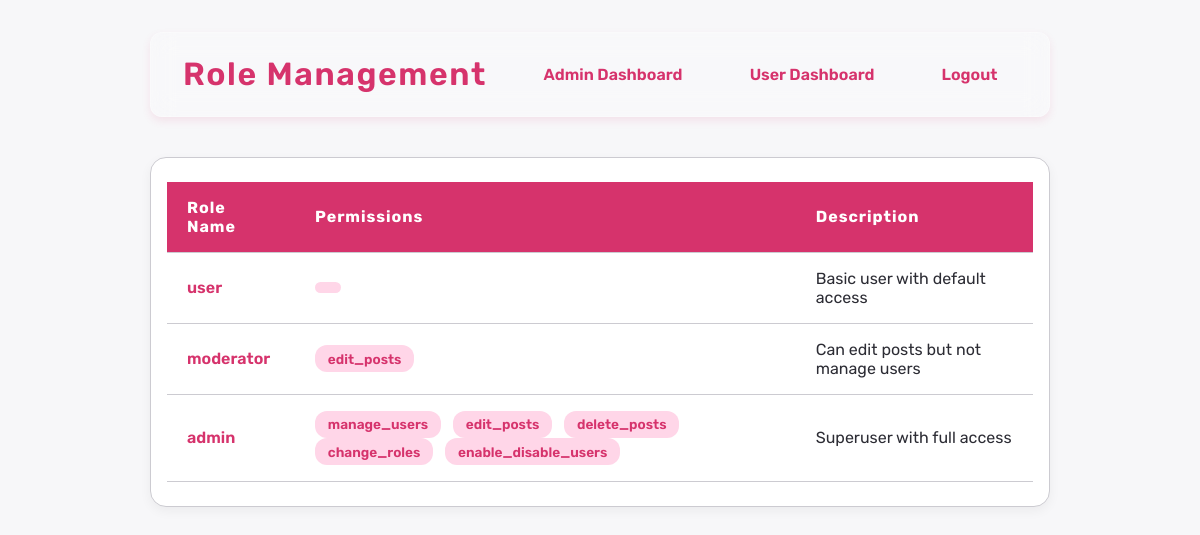
Screenshot of /roles (signed in) with the database file from the repository.
### tables this page shows
CREATE TABLE roles (
            id INTEGER PRIMARY KEY AUTOINCREMENT,
            name TEXT UNIQUE NOT NULL,
            permissions TEXT NOT NULL
        );

### app.py (the view)
@app.route('/roles')
@admin_required
def view_roles():
    db = get_db()
    roles = db.execute('SELECT * FROM roles ORDER BY id DESC').fetchall()
    role_descriptions = {
        'admin': 'Superuser with full access',
        'moderator': 'Can edit posts but not manage users',
        'user': 'Basic user with default access'
    }
    return render_template('admin/roles.html', roles=roles, descriptions=role_descriptions)

### app.py (called while the page is built)
def get_db():
    conn = sqlite3.connect(DB_FILE)
    conn.row_factory = sqlite3.Row
    return conn

def admin_required(f):
    @wraps(f)
    def decorated_function(*args, **kwargs):
        if 'user' not in session:
            flash('Login required.', 'warning')
            return redirect(url_for('login'))
        row = get_db().execute('SELECT role FROM users WHERE username = ?', (session['user'],)).fetchone()
        if not row or row['role'] != 'admin':
            flash('Admin access only.', 'danger')
            return redirect(url_for('dashboard'))
        return f(*args, **kwargs)
    return decorated_function

@app.context_processor
def inject_permissions():
    role_permissions = {
        'admin': ['manage_users', 'edit_posts', 'delete_posts', 'change_roles', 'enable_disable_users'],
        'moderator': ['edit_posts'],
        'user': []
    }
    user_role = session.get('role', 'user')
    return dict(role_permissions=role_permissions, user_role=user_role)

### templates/admin/roles.html (shortened to what this page needs)
<!DOCTYPE html>
<html lang="en">
<head>
</head>
<body>
  <header>
    <h1>Role Management</h1>
    <nav>
      <a href="{{ url_for('admin_dashboard') }}">Admin Dashboard</a>
      <a href="{{ url_for('dashboard') }}">User Dashboard</a>
      <a href="{{ url_for('logout') }}">Logout</a>
    </nav>
  </header>
  <div class="table-container">
    <table>
      <thead>
        <tr>
          <th>Role Name</th>
          <th>Permissions</th>
          <th>Description</th>
        </tr>
      </thead>
      <tbody>
        {% for role in roles %}
        <tr>
          <td data-label="Role Name">{{ role.name }}</td>
          <td data-label="Permissions">
            {% for perm in role.permissions.split(',') %}
              <span class="badge">{{ perm.strip() }}</span>
            {% endfor %}
          </td>
          <td data-label="Description">{{ descriptions.get(role.name, 'No description') }}</td>
        </tr>
        {% else %}
        <tr>
          <td colspan="3">No roles found.</td>
        </tr>
        {% endfor %}
      </tbody>
    </table>
  </div>
</body>
</html>

### templates/admin/roles.html (style rules this page uses)
:root { --pink: #d6336c; --white: #ffffff; --gray-light: #f7f7f9; --gray-mid: #cccbd1; --text-dark: #2c2c34; --glass-bg: rgba(255, 255, 255, 0.15); --glass-border: rgba(255, 255, 255, 0.3); }
* { margin: 0; padding: 0; box-sizing: border-box; }
body { font-family: 'Rubik', sans-serif; background: var(--gray-light); color: var(--text-dark); padding: 2rem; min-height: 100vh; display: flex; flex-direction: column; align-items: center; }
header { width: 100%; max-width: 900px; background: var(--glass-bg); backdrop-filter: blur(12px); border-radius: 12px; padding: 1.4rem 2rem; display: flex; justify-content: space-between; align-items: center; margin-bottom: 2.5rem; border: 1px solid var(--glass-border); box-shadow: 0 4px 8px rgb(214 51 108 / 0.1); }
header h1 { color: var(--pink); font-size: 2rem; font-weight: 600; letter-spacing: 0.05em; }
nav a { color: var(--pink); margin-left: 1.5rem; text-decoration: none; padding: 0.5rem 1.1rem; border-radius: 8px; font-weight: 600; border: 2px solid transparent; transition: all 0.25s ease; background: transparent; }
.table-container { width: 100%; max-width: 900px; background: var(--white); border-radius: 16px; padding: 1.5rem 1rem; box-shadow: 0 4px 12px rgb(0 0 0 / 0.05); border: 1px solid var(--gray-mid); }
table { width: 100%; border-collapse: collapse; font-size: 1rem; color: var(--text-dark); }
thead { background: var(--pink); color: var(--white); border-radius: 12px; }
th, td { padding: 1rem 1.25rem; text-align: left; border-bottom: 1px solid var(--gray-mid); }
th { font-weight: 700; letter-spacing: 0.06em; user-select: none; }
td:first-child { font-weight: 600; color: var(--pink); }
.badge { display: inline-block; padding: 0.35rem 0.8rem; border-radius: 12px; background: #ffd6e8; color: var(--pink); font-size: 0.85rem; font-weight: 600; margin-right: 0.5rem; user-select: none; white-space: nowrap; }

### rows the page displays
roles: name "user", get "Basic user with default access"
roles: name "moderator", strip "edit_posts", get "Can edit posts but not manage users"
roles: name "admin", strip "manage_users" "edit_posts" "delete_posts" "change_roles" "enable_disable_users", get "Superuser with full access"
